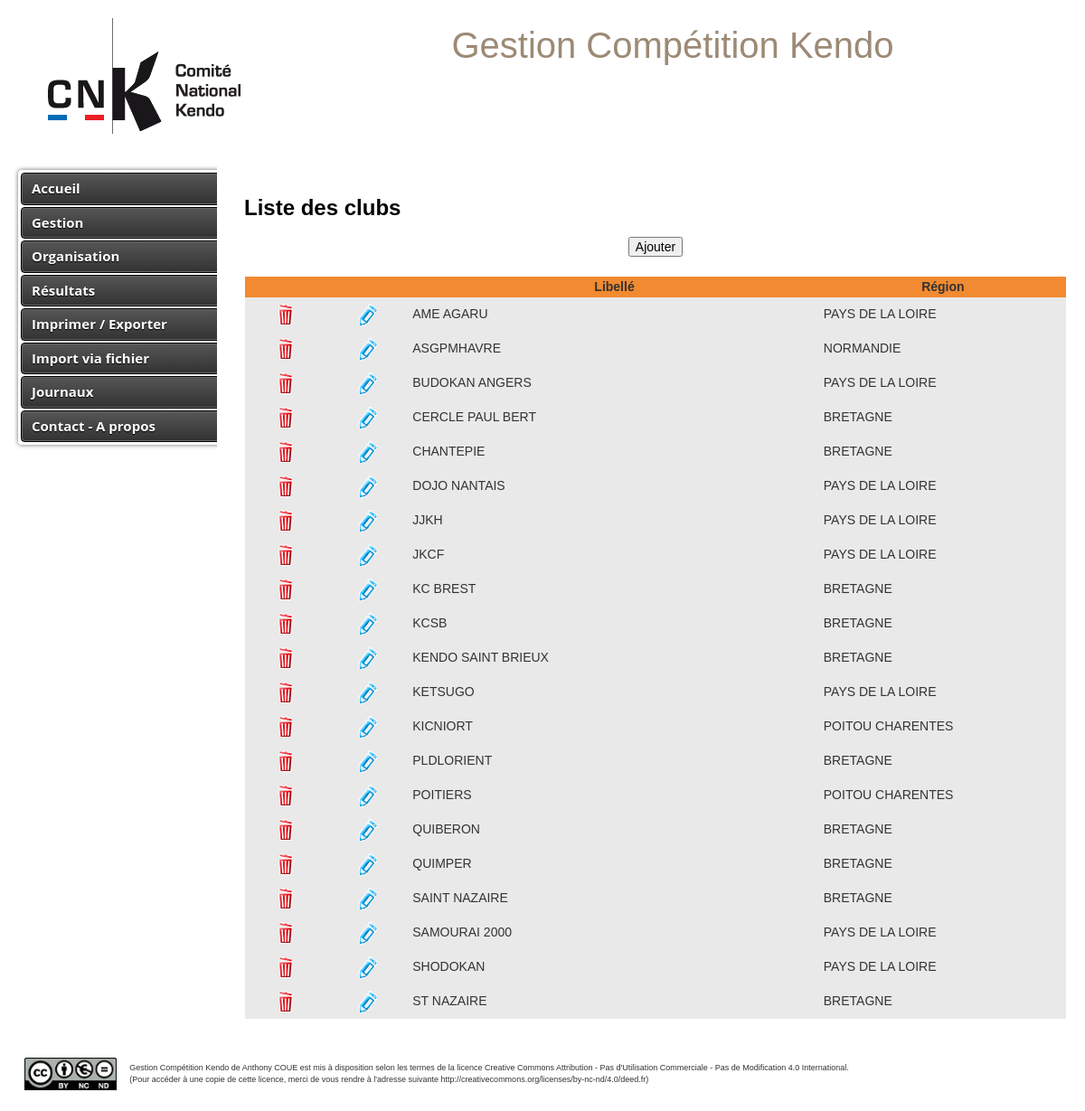
/index.php?action=gestionClub, run on the app's committed database.
### tables this page shows
CREATE TABLE `club` (
  `idclub` int(10) NOT NULL AUTO_INCREMENT,
  `idregion` int(10) NOT NULL,
  `libelle` varchar(100) NOT NULL,
  PRIMARY KEY (`idclub`),
  UNIQUE KEY `libelle` (`libelle`)
);

CREATE TABLE `region` (
  `idregion` int(10) NOT NULL AUTO_INCREMENT,
  `libelle` varchar(100) NOT NULL,
  PRIMARY KEY (`idregion`),
  UNIQUE KEY `libelle` (`libelle`)
);

### Controleur/ControleurGestion.php (called while the page is built, shortened)
<?php
require_once 'Vue/Vue.php';
require_once 'Modele/Gestion.php';
class ControleurGestion {
	private $gestion;
	public function __construct() {
    	$this->gestion = new Gestion();
    }
    public function afficherListeClubs() {
    	$clubs = $this->gestion->getClubs();
    	$vue = new Vue("Gestion","ListeClubs");
    	$vue->generer(array('clubs' => $clubs), null);
    }
}

### index.php (called while the page is built, shortened)
<?php
require 'Controleur/Routeur.php';
$routeur = new Routeur();
$routeur->routerRequete();

### Modele/Gestion.php (called while the page is built, shortened)
<?php
require_once 'Modele/Modele.php';
class Gestion extends Modele {
	public function getClubs() {
		try {
			$sql = "select * from club, region where club.idregion = region.idregion order by club.libelle asc";
			$result	= $this->executerRequete($sql);
			return $result;
		} catch (Exception $e) {
			Log::afficherErreur("getClubs() : ".$e->getMessage());
			log::loggerErreur("getClubs() : ".$e->getMessage());
			return null;
		}
	}
}

### Config/Configuration.php (called while the page is built)
<?php
class Configuration {
    private static $parametres;
    public static function get($nom, $valeurParDefaut = null) {
    	$valRetour = self::getParametres($nom);
        if (isset($valRetour)) {
            $valeur = $valRetour;
        } else {
            $valeur = $valeurParDefaut;
        }
        return $valeur;
    }
    private static function getParametres($param) {
        if (self::$parametres == null) {
            $cheminFichier = "Config/config.ini";
            if (!file_exists($cheminFichier)) {
                throw new Exception("Aucun fichier de configuration trouve");
            }
            else {
                self::$parametres = parse_ini_file($cheminFichier);
            }
        }
        return self::$parametres[$param];
    }
}

### Modele/Modele.php (called while the page is built, shortened)
<?php
require_once 'Config/Configuration.php';
abstract class Modele {
    private $bdd;
    protected function executerRequete($sql, $params = null) {
        if ($params == null) {
            $stmt = $this->getBdd()->query($sql);
        }
        else {
            $stmt = $this->getBdd()->prepare($sql);
            $stmt->execute($params);
        }
        return $stmt;
    }
    private function getBdd() {
        if ($this->bdd == null) {
        	$dsn = Configuration::get("dsn");
            $login = Configuration::get("login");
            $mdp = Configuration::get("mdp");
            try {
            	$this->bdd = new PDO($dsn, $login, $mdp, array(PDO::ATTR_ERRMODE => PDO::ERRMODE_EXCEPTION));
			} catch(PDOException $e) {
  				afficherErreur("getBdd()".$e->getMessage());
			}
        }
        return $this->bdd;
    }
}

### Vue/Gestion/vueListeClubs.php (the view, shortened to what this page needs)
<p><h3>Liste des clubs</h3></p>
<p align="center"><input type='button' name='Ajouter' value='Ajouter' onclick='window.location.replace("index.php?action=ajoutClubFormulaire")' /></p>
<br />
<table id='csstable' align="center" width="90%">
	<thead>
    	<tr>
			<th width="10%"></th>
			<th width="10%"></th>
			<th width="50%">Libell&eacute;</th>
			<th width="30%">R&eacute;gion</th>
	</thead>
	<tbody>
	<?php foreach ($clubs as $club) {
	   echo "<tr align='left'>";
	   echo "<td align='center'><a href='index.php?action=suppressionClub&id=".$club["idclub"]."' target='_self'><img src='img/site/supprimer.png' border='0'></a></td>";
	   echo "<td align='center'><a href='index.php?action=afficheClub&id=".$club["idclub"]."' target='_self'><img src='img/site/modifier.png' border='0'></a></td>";
	   echo "<td>".$club[2]."</td>";
	   echo "<td>".$club[4]."</td>";
	   echo "</tr>";
	}
	?>
	</tbody>
</table>

### Vue/gabarit.php (shortened to what this page needs)
<!doctype html>
<html class="no-js" lang="fr">
<head>
		<link rel="stylesheet" href="css/knacss.css" media="all">
		<link rel="stylesheet" href="css/styles.css" media="all">
		<link rel="stylesheet" href="js/jquery/css/smoothness/jquery-ui-1.10.4.custom.css" />
</head>
<body>
	<header id="header" role="banner" class="line pam">
		<img src="img/site/header.png" border="0" alt="Retour ˆ l'accueil" align="left" />Gestion Comp&eacute;tition Kendo
	</header>
	<aside id="letf-side" class="mod left mrs pam w20 aside">
		<?php
		require_once Configuration::get("chemin_vue").'menu.php';
		?>
	</aside>
	<div id="main" role="main" class="mod pam">
	<?php
		echo $contenu ;
	?>
	</div>
	<footer id="footer" role="contentinfo" class="line pam txtcenter">
	<table>
		<tr>
			<td width='10%' align='center'><img alt="Licence Creative Commons" src="img/site/by-nc-nd.eu.png" /></td>
			<td>Gestion Comp&eacute;tition Kendo de Anthony COUE est mis &agrave; disposition selon les termes de la licence
	Creative Commons Attribution - Pas d'Utilisation Commerciale - Pas de Modification 4.0 International.<br />
	(Pour acc&eacute;der &agrave; une copie de cette licence, merci de vous rendre &agrave; l'adresse suivante http://creativecommons.org/licenses/by-nc-nd/4.0/deed.fr)</td>
		</tr>
	</table>
	</footer>
</body>
</html>

### Vue/menu.php (shortened to what this page needs)
<nav id="cssmenu" role="navigation">
	<ul>
		<li><a href='index.php'><span>Accueil</span></a></li>
		<li class='has-sub'><a href='#'><span>Gestion</span></a>
		</li>
		<li class='has-sub'><a href='#'><span>Organisation</span></a>
		</li>
		<li class='has-sub'><a href='#'><span>R&eacute;sultats</span></a>
		</li>
		<li class='has-sub'><a href='#'><span>Imprimer / Exporter</span></a>
		</li>
		<li class='has-sub'><a href='#'><span>Import via fichier</span></a>
		</li>
		<li class='last'><a href='index.php?action=afficheJournal'><span>Journaux</span></a></li>
		<li class='last'><a href='index.php?action=contact'><span>Contact - A propos</span></a></li>
	</ul>
</nav>

### Controleur/Routeur.php (shortened to what this page needs)
<?php
require_once 'Controleur/ControleurGestion.php';
require_once 'Vue/Vue.php';
class Routeur {
    private $ctrlAccueil;
    private $ctrlJournal;
    private $ctrlGestion;
    public function __construct() {
        $this->ctrlAccueil = new ControleurAccueil();
        $this->ctrlJournal = new ControleurJournal();
        $this->ctrlGestion = new ControleurGestion();
    }
    public function routerRequete() {
    	try {
        	if (isset($_GET['action'])) {
            	if ($_GET['action'] == 'accueil') {
                    $this->ctrlAccueil->accueil();
                }
                else if ($_GET['action'] == 'contact') {
                    $this->ctrlAccueil->afficheContact();
                }
                else if ($_GET['action'] == 'afficheJournal') {
                    $this->ctrlJournal->afficheJournaux();
                }
                else if ($_GET['action'] == 'gestionCompetition') {
                	$this->ctrlGestion->afficherListeCompetitions();
                }
                else if ($_GET['action'] == 'afficheCompetition') {
                	$idCompetition = $this->getParametre($_GET, 'id');
                	$this->ctrlGestion->afficherCompetition($idCompetition);
                }
                else if ($_GET['action'] == 'suppressionCompetition') {
                	$idCompetition = $this->getParametre($_GET, 'id');
                	$this->ctrlGestion->supprimerCompetition($idCompetition);
                }
                else if ($_GET['action'] == 'ajoutCompetitionFormulaire') {
                	$this->ctrlGestion->ajouterCompetitionFormulaire();
            	}
            	else if ($_GET['action'] == 'gestionCategorie') {
            		$this->ctrlGestion->afficherListeCategories();
            	}
            	else if ($_GET['action'] == 'afficheCategorie') {
            		$idCategorie = $this->getParametre($_GET, 'id');
            		$this->ctrlGestion->afficherCategorie($idCategorie);
            	}
            	else if ($_GET['action'] == 'suppressionCategorie') {
            		$idCategorie = $this->getParametre($_GET, 'id');
            		$this->ctrlGestion->supprimerCategorie($idCategorie);
            	}
            	else if ($_GET['action'] == 'ajoutCategorieFormulaire') {
            		$this->ctrlGestion->ajouterCategorieFormulaire();
            	}
            	else if($_GET['action'] == 'ajoutCategorie') {
            		$libelle = $this->getParametre($_POST, 'libelle');
            		$this->ctrlGestion->ajouterCategorie($libelle);
            	}
            	else if($_GET['action'] == 'modificationCategorie') {
            		$idCategorie = $this->getParametre($_POST, 'idCategorie');
            		$libelle = $this->getParametre($_POST, 'libelle');
            		$this->ctrlGestion->modifierCategorie($idCategorie,$libelle);
            	}
                else if ($_GET['action'] == 'gestionRegion') {
                	$this->ctrlGestion->afficherListeRegions();
                }
                else if ($_GET['action'] == 'afficheRegion') {
                	$idRegion = $this->getParametre($_GET, 'id');
                	$this->ctrlGestion->afficherRegion($idRegion);
                }
                else if ($_GET['action'] == 'suppressionRegion') {
                	$idCompetition = $this->getParametre($_GET, 'id');
                	$this->ctrlGestion->supprimerRegion($idRegion);
                }
                else if ($_GET['action'] == 'ajoutRegionFormulaire') {
                	$this->ctrlGestion->ajouterRegionFormulaire();
                }
                else if($_GET['action'] == 'ajoutRegion') {
            	    $libelle = $this->getParametre($_POST, 'libelle');
            		$this->ctrlGestion->ajouterRegion($libelle);
            	}
                else if($_GET['action'] == 'modificationRegion') {
                	$idRegion = $this->getParametre($_POST, 'idRegion');
            	    $libelle = $this->getParametre($_POST, 'libelle');
            		$this->ctrlGestion->modifierRegion($idRegion,$libelle);
            	}
            	else if ($_GET['action'] == 'gestionClub') {
            		$this->ctrlGestion->afficherListeClubs();
            	}
            } else {
              	$this->ctrlAccueil->accueil();
            }
        } catch (Exception $e) {
            $this->erreur($e->getMessage());
        }
    }
}

### Vue/Vue.php (shortened to what this page needs)
<?php
class Vue {
    private $fichier;
    private $titre;
    public function __construct($dossier,$action) {
        $this->fichier = "Vue/" . $dossier . "/vue" . $action . ".php";
    }
    public function generer($donnees = null, $erreur = null) {
        $contenu = $this->genererFichier($this->fichier, $donnees, $erreur);
        $vue = $this->genererFichier('Vue/gabarit.php', array('titre' => $this->titre,'contenu' => $contenu),$erreur);
        echo $vue;
    }
    private function genererFichier($fichier, $donnees, $err) {
        if (file_exists($fichier)) {
            $erreur = $err;
            require $fichier;
            return ob_get_clean();
        }
        else {
            throw new Exception("Fichier '$fichier' introuvable");
        }
    }
}

### css/knacss.css (style rules this page uses)
* { -webkit-box-sizing: border-box; -moz-box-sizing: border-box; box-sizing: border-box; }
html, body { margin: 0; padding: 0; height:100%; }
ul, ol { padding-left: 2em; }
img { vertical-align: middle; border: 0; }
html { font-size: 62.5%; -webkit-text-size-adjust: 100%; -ms-text-size-adjust: 100%; }
body { background-color: #ffffff; font-family: Arial, Helvetica, sans-serif; color: #000000; font-family: Helvetica, Arial, sans-serif; font-size: 1.4em; line-height: 1.5; }
p, ul, ol, dl, blockquote, pre, td, th, label, textarea, caption, details, figure, hgroup { margin-top: .75em; margin-bottom: 0; line-height: 1.5; }
h3, .h3-like { margin-top: 0.875em; margin-bottom: 0; font-size: 2.4rem; line-height: 1.75; }
p:first-child, ul:first-child, ol:first-child, dl:first-child, blockquote:first-child, pre:first-child, h1:first-child, h2:first-child, h3:first-child, h4:first-child, h5:first-child, h6:first-child { margin-top: 0; }
img, table, td, blockquote, code, pre, textarea, input, video { max-width: 100%; }
table { margin-bottom: 1.5em; }
:not(.gm-style) img { height: auto !important; }
.mod { overflow: hidden; }
.clear, .line, .row { clear: both; }
.clearfix:after, .line:after, .mod:after { content: ""; display: table; clear: both; }
.left { float: left; }
.txtcenter { text-align: center; }
.w20 { width: 20%; }
.pa2, .pam { padding: 20px; }
.mr1, .mrs { margin-right: 10px; }
table, .table { max-width: 100%; table-layout: fixed; border-collapse: collapse; vertical-align: top; margin: auto; }
table { width: 100%; }
th, td { padding: .3em .8em; }
td { color: #333; }
input, button, select, label, .btn { vertical-align: middle; font-family: inherit; font-size: inherit; }
button, input[type="button"], input[type="reset"], input[type="submit"] { cursor: pointer; -webkit-appearance: button; }

### css/styles.css (style rules this page uses)
.pam li { list-style-type:none; }
#footer { text-align: left; font-size: 9px; }
#header { text-align: center; font-size: 40px; color: #9C8A75; }
#cssmenu, #cssmenu ul, #cssmenu li, #cssmenu a { margin: 0; padding: 0; border: 0; list-style: none; font-weight: normal; text-decoration: none; line-height: 1; font-family: 'Open Sans', sans-serif; font-size: 14px; position: relative; }
#cssmenu a { line-height: 1.3; }
#cssmenu { width: 250px; background: #fff; -webkit-border-radius: 4px; -moz-border-radius: 4px; border-radius: 4px; padding: 3px; -moz-box-shadow: 0 0 5px rgba(0, 0, 0, 0.6); -webkit-box-shadow: 0 0 5px rgba(0, 0, 0, 0.6); box-shadow: 0 0 5px rgba(0, 0, 0, 0.6); }
#cssmenu > ul > li { margin: 0 0 2px 0; }
#cssmenu > ul > li:last-child { margin: 0; }
#cssmenu > ul > li > a { font-size: 15px; display: block; color: #ffffff; text-shadow: 0 1px 1px #000; background: #565656; background: -moz-linear-gradient(#565656 0%, #323232 100%); background: -webkit-gradient(linear, left top, left bottom, color-stop(0%, #565656), color-stop(100%, #323232)); background: -webkit-linear-gradient(#565656 0%, #323232 100%); background: linear-gradient(#565656 0%, #323232 100%); border: 1px solid #000; -webkit-border-radius: 4px; -moz-border-radius: 4px; border-radius: 4px; }
#cssmenu > ul > li > a > span { display: block; border: 1px solid #666666; padding: 6px 10px; -webkit-border-radius: 4px; -moz-border-radius: 4px; border-radius: 4px; font-weight: bold; }
#cssmenu > ul > li.has-sub > a span { background: url(icon_plus.png) 98% center no-repeat; }
#csstable { border: 1px solid #ffffff; background-color: #E9E9E9; margin: auto; }
#csstable td, #csstable th { padding: 4px; color: #333; line-height: 15px; }
#csstable th { background-color: #f18a30; text-align: center; }

### data on the page
club: libelle "AME AGARU", idregion.libelle "PAYS DE LA LOIRE"
club: libelle "ASGPMHAVRE", idregion.libelle "NORMANDIE"
club: libelle "BUDOKAN ANGERS", idregion.libelle "PAYS DE LA LOIRE"
club: libelle "CERCLE PAUL BERT", idregion.libelle "BRETAGNE"
club: libelle "CHANTEPIE", idregion.libelle "BRETAGNE"
club: libelle "DOJO NANTAIS", idregion.libelle "PAYS DE LA LOIRE"
club: libelle "JJKH", idregion.libelle "PAYS DE LA LOIRE"
club: libelle "JKCF", idregion.libelle "PAYS DE LA LOIRE"
club: libelle "KC BREST", idregion.libelle "BRETAGNE"
club: libelle "KCSB", idregion.libelle "BRETAGNE"
club: libelle "KENDO SAINT BRIEUX", idregion.libelle "BRETAGNE"
club: libelle "KETSUGO", idregion.libelle "PAYS DE LA LOIRE"
club: libelle "KICNIORT", idregion.libelle "POITOU CHARENTES"
club: libelle "PLDLORIENT", idregion.libelle "BRETAGNE"
club: libelle "POITIERS", idregion.libelle "POITOU CHARENTES"
club: libelle "QUIBERON", idregion.libelle "BRETAGNE"
club: libelle "QUIMPER", idregion.libelle "BRETAGNE"
club: libelle "SAINT NAZAIRE", idregion.libelle "BRETAGNE"
club: libelle "SAMOURAI 2000", idregion.libelle "PAYS DE LA LOIRE"
club: libelle "SHODOKAN", idregion.libelle "PAYS DE LA LOIRE"
club: libelle "ST NAZAIRE", idregion.libelle "BRETAGNE"
